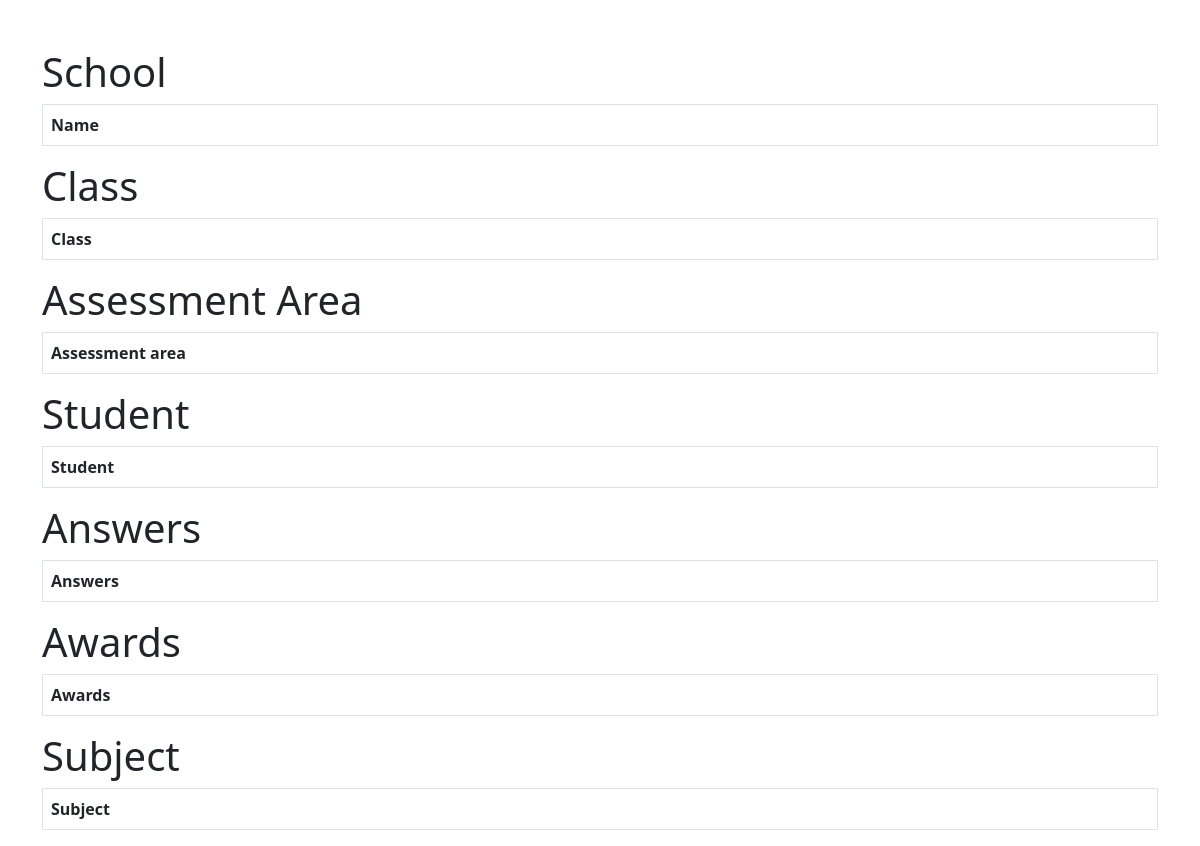
The app's page /schools/, older data.
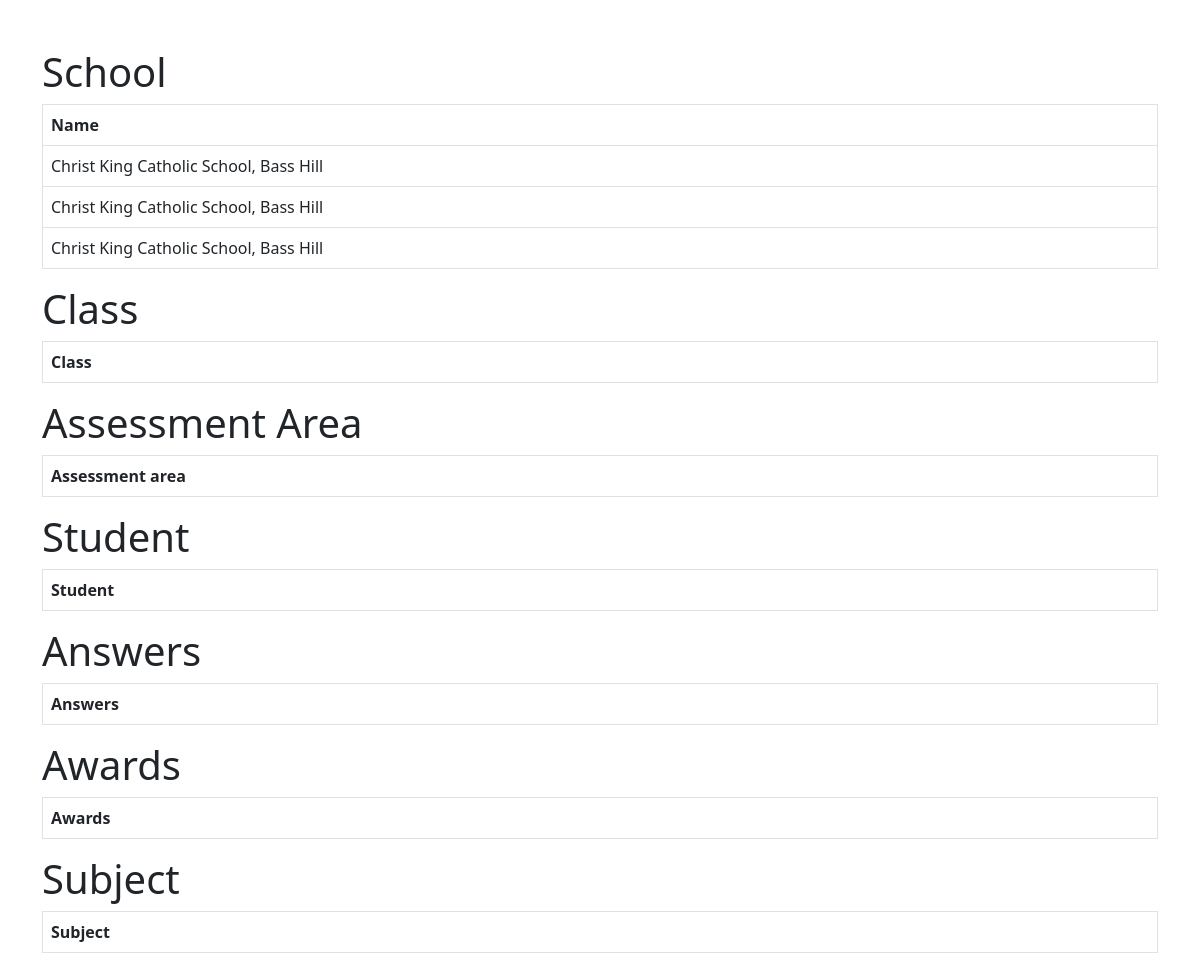
The same page, newer data.
### blog/models.py (models this page shows, shortened)
class School(models.Model):
    id = models.AutoField(primary_key=True)
    name = models.CharField(max_length=255)

### blog/views.py (the view, shortened to what this page needs)
# urls.py: path('schools/', schools_view, name='schools'),
def schools_view(request):
    schools = School.objects.all()
    return render(request, 'schools.html', {'schools': schools})

### templates/schools.html (shortened to what this page needs)
<!DOCTYPE html>
<html lang="en">
<head>
    <link href="https://cdn.jsdelivr.net/npm/bootstrap@5.3.0-alpha1/dist/css/bootstrap.min.css" rel="stylesheet">
</head>
<body>
<div class="container mt-5">
    <h1>School</h1>
    <table class="table table-bordered">
        <thead>
        <tr>
            <th>Name</th>
        </tr>
        </thead>
        <tbody>
        {% for school in schools %}
        <tr>
            <td>{{ school.name }}</td>
        </tr>
        {% endfor %}
        </tbody>
    </table>
    <h1>Class</h1>
    <table class="table table-bordered">
        <thead>
        <tr>
            <th>Class</th>
        </tr>
        </thead>
    </table>
    <h1>Assessment Area</h1>
    <table class="table table-bordered">
        <thead>
        <tr>
            <th>Assessment area</th>
        </tr>
        </thead>
    </table>
    <h1>Student</h1>
    <table class="table table-bordered">
        <thead>
        <tr>
            <th>Student</th>
        </tr>
        </thead>
    </table>
    <h1>Answers</h1>
    <table class="table table-bordered">
        <thead>
        <tr>
            <th>Answers</th>
        </tr>
        </thead>
    </table>
    <h1>Awards</h1>
    <table class="table table-bordered">
        <thead>
        <tr>
            <th>Awards</th>
        </tr>
        </thead>
    </table>
    <h1>Subject</h1>
    <table class="table table-bordered">
        <thead>
        <tr>
            <th>Subject</th>
        </tr>
        </thead>
    </table>
</div>
</body>
</html>

Row changes from the older to the newer data that the page shows:
added School: name "Christ King Catholic School, Bass Hill"
added School: name "Christ King Catholic School, Bass Hill"
added School: name "Christ King Catholic School, Bass Hill"
